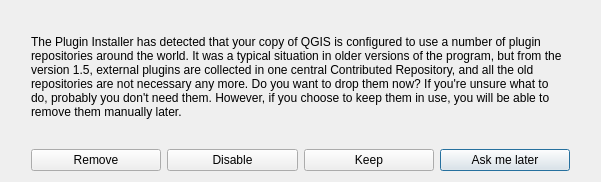
<?xml version="1.0" encoding="UTF-8"?>
<ui version="4.0">
 <author>Borys Jurgiel</author>
 <class>QgsPluginInstallerOldReposBase</class>
 <widget class="QDialog" name="QgsPluginInstallerOldReposBase">
  <property name="geometry">
   <rect>
    <x>0</x>
    <y>0</y>
    <width>601</width>
    <height>182</height>
   </rect>
  </property>
  <property name="minimumSize">
   <size>
    <width>480</width>
    <height>150</height>
   </size>
  </property>
  <property name="windowTitle">
   <string>Plugin Installer</string>
  </property>
  <property name="windowIcon">
   <iconset resource="resources.qrc">
    <normaloff>:/plugins/installer/qgis-icon.png</normaloff>:/plugins/installer/qgis-icon.png</iconset>
  </property>
  <layout class="QGridLayout" name="gridLayout">
   <item row="0" column="1">
    <widget class="QLabel" name="label">
     <property name="sizePolicy">
      <sizepolicy hsizetype="Expanding" vsizetype="Expanding">
       <horstretch>0</horstretch>
       <verstretch>0</verstretch>
      </sizepolicy>
     </property>
     <property name="text">
      <string>The Plugin Installer has detected that your copy of QGIS is configured to use a number of plugin repositories around the world. It was a typical situation in older versions of the program, but from the version 1.5, external plugins are collected in one central Contributed Repository, and all the old repositories are not necessary any more. Do you want to drop them now? If you're unsure what to do, probably you don't need them. However, if you choose to keep them in use, you will be able to remove them manually later.</string>
     </property>
     <property name="wordWrap">
      <bool>true</bool>
     </property>
     <property name="openExternalLinks">
      <bool>true</bool>
     </property>
    </widget>
   </item>
   <item row="1" column="1" colspan="2">
    <layout class="QHBoxLayout" name="horizontalLayout">
     <item>
      <widget class="QPushButton" name="butOldReposRemove">
       <property name="text">
        <string>Remove</string>
       </property>
      </widget>
     </item>
     <item>
      <widget class="QPushButton" name="butOldReposDisable">
       <property name="text">
        <string>Disable</string>
       </property>
      </widget>
     </item>
     <item>
      <widget class="QPushButton" name="butOldReposKeep">
       <property name="text">
        <string>Keep</string>
       </property>
      </widget>
     </item>
     <item>
      <widget class="QPushButton" name="butOldReposAsk">
       <property name="text">
        <string>Ask me later</string>
       </property>
       <property name="default">
        <bool>true</bool>
       </property>
      </widget>
     </item>
    </layout>
   </item>
   <item row="0" column="3">
    <spacer name="horizontalSpacer_2">
     <property name="orientation">
      <enum>Qt::Horizontal</enum>
     </property>
     <property name="sizeType">
      <enum>QSizePolicy::Fixed</enum>
     </property>
     <property name="sizeHint" stdset="0">
      <size>
       <width>20</width>
       <height>20</height>
      </size>
     </property>
    </spacer>
   </item>
   <item row="0" column="0">
    <spacer name="horizontalSpacer">
     <property name="orientation">
      <enum>Qt::Horizontal</enum>
     </property>
     <property name="sizeType">
      <enum>QSizePolicy::Fixed</enum>
     </property>
     <property name="sizeHint" stdset="0">
      <size>
       <width>20</width>
       <height>20</height>
      </size>
     </property>
    </spacer>
   </item>
  </layout>
 </widget>
 <resources>
  <include location="resources.qrc"/>
 </resources>
 <connections/>
</ui>
